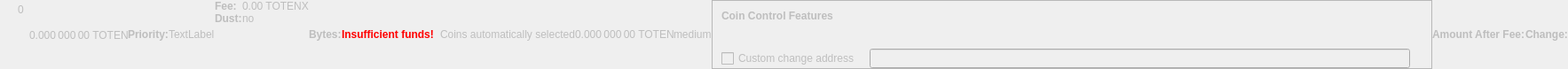
    <widget class="QWidget" name="dummyHideWidget" native="true">
     <property name="enabled">
      <bool>false</bool>
     </property>
     <property name="maximumSize">
      <size>
       <width>100</width>
       <height>22</height>
      </size>
     </property>
     <layout class="QHBoxLayout" name="dummyHideLayout">
      <property name="spacing">
       <number>0</number>
      </property>
      <property name="leftMargin">
       <number>0</number>
      </property>
      <property name="topMargin">
       <number>0</number>
      </property>
      <property name="rightMargin">
       <number>0</number>
      </property>
      <property name="bottomMargin">
       <number>0</number>
      </property>
      <item>
       <layout class="QFormLayout" name="formLayoutCoinControl1">
        <property name="horizontalSpacing">
         <number>10</number>
        </property>
        <property name="verticalSpacing">
         <number>14</number>
        </property>
        <property name="leftMargin">
         <number>10</number>
        </property>
        <property name="topMargin">
         <number>4</number>
        </property>
        <property name="rightMargin">
         <number>6</number>
        </property>
        <item row="0" column="1">
         <widget class="QLabel" name="labelCoinControlBytes">
          <property name="cursor">
           <cursorShape>IBeamCursor</cursorShape>
          </property>
          <property name="contextMenuPolicy">
           <enum>Qt::ActionsContextMenu</enum>
          </property>
          <property name="text">
           <string notr="true">0</string>
          </property>
          <property name="textInteractionFlags">
           <set>Qt::LinksAccessibleByMouse|Qt::TextSelectableByKeyboard|Qt::TextSelectableByMouse</set>
          </property>
         </widget>
        </item>
       </layout>
      </item>
      <item>
       <widget class="QLabel" name="labelCoinControlAfterFee">
        <property name="enabled">
         <bool>false</bool>
        </property>
        <property name="sizePolicy">
         <sizepolicy hsizetype="Fixed" vsizetype="Fixed">
          <horstretch>0</horstretch>
          <verstretch>0</verstretch>
         </sizepolicy>
        </property>
        <property name="minimumSize">
         <size>
          <width>111</width>
          <height>12</height>
         </size>
        </property>
        <property name="maximumSize">
         <size>
          <width>111</width>
          <height>12</height>
         </size>
        </property>
        <property name="cursor">
         <cursorShape>IBeamCursor</cursorShape>
        </property>
        <property name="contextMenuPolicy">
         <enum>Qt::ActionsContextMenu</enum>
        </property>
        <property name="text">
         <string notr="true">0.000 000 00 TOTENX</string>
        </property>
        <property name="textInteractionFlags">
         <set>Qt::LinksAccessibleByMouse|Qt::TextSelectableByKeyboard|Qt::TextSelectableByMouse</set>
        </property>
       </widget>
      </item>
      <item>
       <widget class="QLabel" name="labelCoinControlPriorityText">
        <property name="enabled">
         <bool>false</bool>
        </property>
        <property name="font">
         <font>
          <weight>75</weight>
          <bold>true</bold>
         </font>
        </property>
        <property name="text">
         <string>Priority:</string>
        </property>
       </widget>
      </item>
      <item>
       <layout class="QHBoxLayout" name="horizontalLayout">
        <item>
         <widget class="QLabel" name="WarningLabel">
          <property name="text">
           <string>TextLabel</string>
          </property>
         </widget>
        </item>
       </layout>
      </item>
      <item>
       <layout class="QFormLayout" name="formLayoutCoinControl3">
        <property name="horizontalSpacing">
         <number>0</number>
        </property>
        <property name="verticalSpacing">
         <number>0</number>
        </property>
        <property name="leftMargin">
         <number>0</number>
        </property>
        <property name="topMargin">
         <number>0</number>
        </property>
        <property name="rightMargin">
         <number>0</number>
        </property>
        <item row="0" column="0">
         <widget class="QLabel" name="labelCoinControlFeeText">
          <property name="enabled">
           <bool>false</bool>
          </property>
          <property name="font">
           <font>
            <weight>75</weight>
            <bold>true</bold>
           </font>
          </property>
          <property name="text">
           <string>Fee:</string>
          </property>
          <property name="margin">
           <number>0</number>
          </property>
         </widget>
        </item>
        <item row="0" column="1">
         <widget class="QLabel" name="labelCoinControlFee">
          <property name="enabled">
           <bool>false</bool>
          </property>
          <property name="cursor">
           <cursorShape>IBeamCursor</cursorShape>
          </property>
          <property name="contextMenuPolicy">
           <enum>Qt::ActionsContextMenu</enum>
          </property>
          <property name="text">
           <string notr="true">0.00 TOTENX</string>
          </property>
          <property name="textInteractionFlags">
           <set>Qt::LinksAccessibleByMouse|Qt::TextSelectableByKeyboard|Qt::TextSelectableByMouse</set>
          </property>
         </widget>
        </item>
        <item row="1" column="0">
         <widget class="QLabel" name="labelCoinControlLowOutputText">
          <property name="enabled">
           <bool>false</bool>
          </property>
          <property name="font">
           <font>
            <weight>75</weight>
            <bold>true</bold>
           </font>
          </property>
          <property name="text">
           <string>Dust:</string>
          </property>
         </widget>
        </item>
        <item row="1" column="1">
         <widget class="QLabel" name="labelCoinControlLowOutput">
          <property name="enabled">
           <bool>false</bool>
          </property>
          <property name="cursor">
           <cursorShape>IBeamCursor</cursorShape>
          </property>
          <property name="contextMenuPolicy">
           <enum>Qt::ActionsContextMenu</enum>
          </property>
          <property name="text">
           <string>no</string>
          </property>
          <property name="textInteractionFlags">
           <set>Qt::LinksAccessibleByMouse|Qt::TextSelectableByKeyboard|Qt::TextSelectableByMouse</set>
          </property>
         </widget>
        </item>
       </layout>
      </item>
      <item>
       <widget class="QLabel" name="labelCoinControlBytesText">
        <property name="enabled">
         <bool>false</bool>
        </property>
        <property name="font">
         <font>
          <weight>75</weight>
          <bold>true</bold>
         </font>
        </property>
        <property name="text">
         <string>Bytes:</string>
        </property>
       </widget>
      </item>
      <item>
       <layout class="QFormLayout" name="formLayoutCoinControl2">
        <property name="horizontalSpacing">
         <number>0</number>
        </property>
        <property name="verticalSpacing">
         <number>0</number>
        </property>
        <property name="leftMargin">
         <number>0</number>
        </property>
        <property name="topMargin">
         <number>0</number>
        </property>
        <property name="rightMargin">
         <number>0</number>
        </property>
       </layout>
      </item>
      <item>
       <layout class="QHBoxLayout" name="horizontalLayoutCoinControl2">
        <property name="spacing">
         <number>0</number>
        </property>
        <property name="bottomMargin">
         <number>0</number>
        </property>
       </layout>
      </item>
      <item>
       <widget class="QLabel" name="labelCoinControlInsuffFunds">
        <property name="enabled">
         <bool>false</bool>
        </property>
        <property name="minimumSize">
         <size>
          <width>0</width>
          <height>0</height>
         </size>
        </property>
        <property name="font">
         <font>
          <weight>75</weight>
          <bold>true</bold>
         </font>
        </property>
        <property name="styleSheet">
         <string notr="true">color:red;font-weight:bold;</string>
        </property>
        <property name="text">
         <string>Insufficient funds!</string>
        </property>
        <property name="margin">
         <number>5</number>
        </property>
       </widget>
      </item>
      <item>
       <layout class="QFormLayout" name="formLayoutCoinControl4">
        <property name="horizontalSpacing">
         <number>0</number>
        </property>
        <property name="verticalSpacing">
         <number>0</number>
        </property>
        <property name="leftMargin">
         <number>0</number>
        </property>
        <property name="topMargin">
         <number>0</number>
        </property>
        <property name="rightMargin">
         <number>0</number>
        </property>
       </layout>
      </item>
      <item>
       <widget class="QLabel" name="labelCoinControlChangeLabel">
        <property name="enabled">
         <bool>false</bool>
        </property>
        <property name="sizePolicy">
         <sizepolicy hsizetype="Preferred" vsizetype="Expanding">
          <horstretch>0</horstretch>
          <verstretch>0</verstretch>
         </sizepolicy>
        </property>
        <property name="minimumSize">
         <size>
          <width>0</width>
          <height>0</height>
         </size>
        </property>
        <property name="text">
         <string/>
        </property>
        <property name="margin">
         <number>3</number>
        </property>
       </widget>
      </item>
      <item>
       <widget class="QLabel" name="labelCoinControlAutomaticallySelected">
        <property name="enabled">
         <bool>false</bool>
        </property>
        <property name="sizePolicy">
         <sizepolicy hsizetype="Fixed" vsizetype="Fixed">
          <horstretch>0</horstretch>
          <verstretch>0</verstretch>
         </sizepolicy>
        </property>
        <property name="minimumSize">
         <size>
          <width>0</width>
          <height>0</height>
         </size>
        </property>
        <property name="maximumSize">
         <size>
          <width>240</width>
          <height>16777215</height>
         </size>
        </property>
        <property name="text">
         <string>Coins automatically selected</string>
        </property>
        <property name="margin">
         <number>5</number>
        </property>
       </widget>
      </item>
      <item>
       <widget class="QLabel" name="labelCoinControlChange">
        <property name="enabled">
         <bool>false</bool>
        </property>
        <property name="sizePolicy">
         <sizepolicy hsizetype="Fixed" vsizetype="Fixed">
          <horstretch>0</horstretch>
          <verstretch>0</verstretch>
         </sizepolicy>
        </property>
        <property name="minimumSize">
         <size>
          <width>111</width>
          <height>0</height>
         </size>
        </property>
        <property name="maximumSize">
         <size>
          <width>111</width>
          <height>16777215</height>
         </size>
        </property>
        <property name="cursor">
         <cursorShape>IBeamCursor</cursorShape>
        </property>
        <property name="contextMenuPolicy">
         <enum>Qt::ActionsContextMenu</enum>
        </property>
        <property name="text">
         <string notr="true">0.000 000 00 TOTENX</string>
        </property>
        <property name="textInteractionFlags">
         <set>Qt::LinksAccessibleByMouse|Qt::TextSelectableByKeyboard|Qt::TextSelectableByMouse</set>
        </property>
       </widget>
      </item>
      <item>
       <widget class="QLabel" name="labelCoinControlPriority">
        <property name="enabled">
         <bool>false</bool>
        </property>
        <property name="cursor">
         <cursorShape>IBeamCursor</cursorShape>
        </property>
        <property name="contextMenuPolicy">
         <enum>Qt::ActionsContextMenu</enum>
        </property>
        <property name="text">
         <string>medium</string>
        </property>
        <property name="textInteractionFlags">
         <set>Qt::LinksAccessibleByMouse|Qt::TextSelectableByKeyboard|Qt::TextSelectableByMouse</set>
        </property>
       </widget>
      </item>
      <item>
       <widget class="QFrame" name="frameCoinControl">
        <property name="sizePolicy">
         <sizepolicy hsizetype="Expanding" vsizetype="Expanding">
          <horstretch>0</horstretch>
          <verstretch>0</verstretch>
         </sizepolicy>
        </property>
        <property name="maximumSize">
         <size>
          <width>16777215</width>
          <height>16777215</height>
         </size>
        </property>
        <property name="frameShape">
         <enum>QFrame::StyledPanel</enum>
        </property>
        <property name="frameShadow">
         <enum>QFrame::Sunken</enum>
        </property>
        <layout class="QVBoxLayout" name="verticalLayoutCoinControl2_2">
         <property name="spacing">
          <number>0</number>
         </property>
         <property name="leftMargin">
          <number>0</number>
         </property>
         <property name="topMargin">
          <number>0</number>
         </property>
         <property name="rightMargin">
          <number>0</number>
         </property>
         <property name="bottomMargin">
          <number>0</number>
         </property>
         <item>
          <layout class="QVBoxLayout" name="verticalLayoutCoinControl" stretch="0,0,0,1">
           <property name="spacing">
            <number>0</number>
           </property>
           <property name="leftMargin">
            <number>10</number>
           </property>
           <property name="topMargin">
            <number>10</number>
           </property>
           <item>
            <layout class="QHBoxLayout" name="horizontalLayoutCoinControl1">
             <property name="bottomMargin">
              <number>15</number>
             </property>
             <item>
              <widget class="QLabel" name="labelCoinControlFeatures">
               <property name="enabled">
                <bool>false</bool>
               </property>
               <property name="sizePolicy">
                <sizepolicy hsizetype="Preferred" vsizetype="Maximum">
                 <horstretch>0</horstretch>
                 <verstretch>0</verstretch>
                </sizepolicy>
               </property>
               <property name="font">
                <font>
                 <weight>75</weight>
                 <bold>true</bold>
                </font>
               </property>
               <property name="styleSheet">
                <string notr="true">font-weight:bold;</string>
               </property>
               <property name="text">
                <string>Coin Control Features</string>
               </property>
              </widget>
             </item>
            </layout>
           </item>
           <item>
            <widget class="QWidget" name="widgetCoinControl" native="true">
             <property name="sizePolicy">
              <sizepolicy hsizetype="Preferred" vsizetype="Preferred">
               <horstretch>0</horstretch>
               <verstretch>0</verstretch>
              </sizepolicy>
             </property>
             <property name="minimumSize">
              <size>
               <width>0</width>
               <height>0</height>
              </size>
             </property>
             <property name="styleSheet">
              <string notr="true"/>
             </property>
             <layout class="QHBoxLayout" name="horizontalLayoutCoinControl5_2">
              <property name="leftMargin">
               <number>0</number>
              </property>
              <property name="topMargin">
               <number>0</number>
              </property>
              <property name="rightMargin">
               <number>0</number>
              </property>
              <property name="bottomMargin">
               <number>0</number>
              </property>
              <item>
               <layout class="QHBoxLayout" name="horizontalLayoutCoinControl3">
                <property name="spacing">
                 <number>20</number>
                </property>
                <property name="topMargin">
                 <number>0</number>
                </property>
                <property name="bottomMargin">
                 <number>10</number>
                </property>
               </layout>
              </item>
             </layout>
            </widget>
           </item>
           <item>
            <layout class="QHBoxLayout" name="horizontalLayoutCoinControl4" stretch="0,0,0">
             <property name="spacing">
              <number>12</number>
             </property>
             <property name="sizeConstraint">
              <enum>QLayout::SetDefaultConstraint</enum>
             </property>
             <property name="topMargin">
              <number>5</number>
             </property>
             <property name="rightMargin">
              <number>5</number>
             </property>
             <item>
              <widget class="QCheckBox" name="checkBoxCoinControlChange">
               <property name="enabled">
                <bool>false</bool>
               </property>
               <property name="toolTip">
                <string>If this is activated, but the change address is empty or invalid, change will be sent to a newly generated address.</string>
               </property>
               <property name="text">
                <string>Custom change address</string>
               </property>
              </widget>
             </item>
             <item>
              <widget class="QValidatedLineEdit" name="lineEditCoinControlChange">
               <property name="enabled">
                <bool>false</bool>
               </property>
               <property name="sizePolicy">
                <sizepolicy hsizetype="Expanding" vsizetype="Fixed">
                 <horstretch>0</horstretch>
                 <verstretch>0</verstretch>
                </sizepolicy>
               </property>
              </widget>
             </item>
             <item>
              <widget class="QLabel" name="labelCoinControlChangeLabel_2">
               <property name="sizePolicy">
                <sizepolicy hsizetype="Preferred" vsizetype="Expanding">
                 <horstretch>0</horstretch>
                 <verstretch>0</verstretch>
                </sizepolicy>
               </property>
               <property name="minimumSize">
                <size>
                 <width>0</width>
                 <height>0</height>
                </size>
               </property>
               <property name="text">
                <string/>
               </property>
               <property name="margin">
                <number>3</number>
               </property>
              </widget>
             </item>
            </layout>
           </item>
           <item>
            <spacer name="verticalSpacerCoinControl">
             <property name="orientation">
              <enum>Qt::Vertical</enum>
             </property>
             <property name="sizeHint" stdset="0">
              <size>
               <width>800</width>
               <height>1</height>
              </size>
             </property>
            </spacer>
           </item>
          </layout>
         </item>
        </layout>
       </widget>
      </item>
      <item>
       <widget class="QLabel" name="labelCoinControlAfterFeeText">
        <property name="enabled">
         <bool>false</bool>
        </property>
        <property name="minimumSize">
         <size>
          <width>0</width>
          <height>0</height>
         </size>
        </property>
        <property name="maximumSize">
         <size>
          <width>16777215</width>
          <height>16777215</height>
         </size>
        </property>
        <property name="font">
         <font>
          <weight>75</weight>
          <bold>true</bold>
         </font>
        </property>
        <property name="text">
         <string>Amount After Fee:</string>
        </property>
        <property name="alignment">
         <set>Qt::AlignLeading|Qt::AlignLeft|Qt::AlignVCenter</set>
        </property>
        <property name="margin">
         <number>0</number>
        </property>
       </widget>
      </item>
      <item>
       <widget class="QLabel" name="labelCoinControlChangeText">
        <property name="enabled">
         <bool>false</bool>
        </property>
        <property name="sizePolicy">
         <sizepolicy hsizetype="Preferred" vsizetype="Preferred">
          <horstretch>0</horstretch>
          <verstretch>0</verstretch>
         </sizepolicy>
        </property>
        <property name="minimumSize">
         <size>
          <width>0</width>
          <height>0</height>
         </size>
        </property>
        <property name="maximumSize">
         <size>
          <width>16777215</width>
          <height>16777215</height>
         </size>
        </property>
        <property name="font">
         <font>
          <weight>75</weight>
          <bold>true</bold>
         </font>
        </property>
        <property name="text">
         <string>Change:</string>
        </property>
        <property name="alignment">
         <set>Qt::AlignLeading|Qt::AlignLeft|Qt::AlignVCenter</set>
        </property>
       </widget>
      </item>
     </layout>
    </widget>
